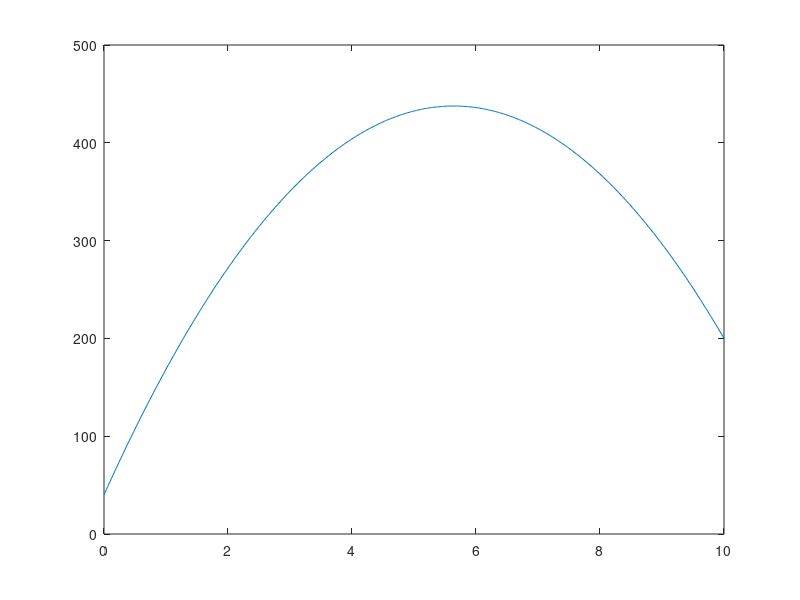

Here is the MATLAB script that generated this plot:
%% Finite Difference for BVPs
clear all; close all
L=10;
u0 = 40;
uf = 200;
h = 2;
a1 = 2;
a2 = 25*h^2;

A = [a1 -1 0 0;
     -1 a1 -1 0;
     0 -1 a1 -1;
     0 0 -1 a1];
b = [a2+u0 a2 a2 a2+uf]';

uin = A\b;
u = [u0 uin' uf];
x = 0:h:L;
plot(x,u)

%% iii
% solve the same with different h
clear all; close all
L=10;
u0 = 40;
uf = 200;
h = 0.02;
a1 = 2;
a2 = 25*h^2;

m_size = L/h-1;
A = diag(a1*ones(1,m_size)) + diag( ...
    -1*ones(1,m_size-1),1) + diag( ...
    -1*ones(1,m_size-1),-1);

b = a2+zeros(m_size,1);
b(1) = b(1)+u0;
b(end) = b(end)+uf;

uin = A\b;
u = [u0 uin' uf];
x = 0:h:L;
plot(x,u)